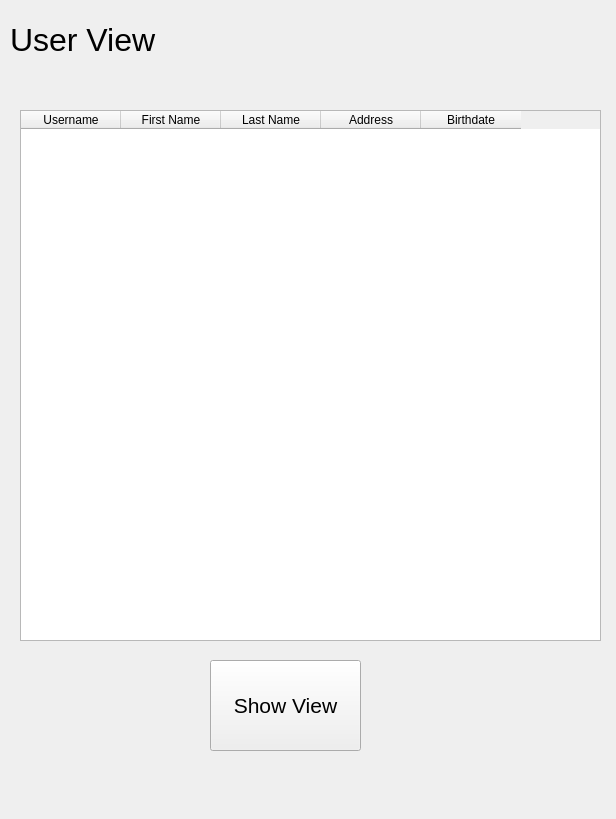
<?xml version="1.0" encoding="UTF-8"?>
<ui version="4.0">
 <class>Form</class>
 <widget class="QWidget" name="Form">
  <property name="geometry">
   <rect>
    <x>0</x>
    <y>0</y>
    <width>616</width>
    <height>819</height>
   </rect>
  </property>
  <property name="windowTitle">
   <string>Form</string>
  </property>
  <widget class="QLabel" name="label">
   <property name="geometry">
    <rect>
     <x>10</x>
     <y>10</y>
     <width>401</width>
     <height>61</height>
    </rect>
   </property>
   <property name="text">
    <string>&lt;html&gt;&lt;head/&gt;&lt;body&gt;&lt;p&gt;&lt;span style=&quot; font-size:24pt;&quot;&gt;User View&lt;/span&gt;&lt;/p&gt;&lt;/body&gt;&lt;/html&gt;</string>
   </property>
   <property name="margin">
    <number>3</number>
   </property>
  </widget>
  <widget class="QTableWidget" name="tableWidget">
   <property name="geometry">
    <rect>
     <x>20</x>
     <y>110</y>
     <width>581</width>
     <height>531</height>
    </rect>
   </property>
   <property name="alternatingRowColors">
    <bool>false</bool>
   </property>
   <property name="columnCount">
    <number>5</number>
   </property>
   <column>
    <property name="text">
     <string>Username</string>
    </property>
   </column>
   <column>
    <property name="text">
     <string>First Name</string>
    </property>
   </column>
   <column>
    <property name="text">
     <string>Last Name</string>
    </property>
   </column>
   <column>
    <property name="text">
     <string>Address</string>
    </property>
   </column>
   <column>
    <property name="text">
     <string>Birthdate</string>
    </property>
   </column>
  </widget>
  <widget class="QPushButton" name="tableButton">
   <property name="geometry">
    <rect>
     <x>210</x>
     <y>660</y>
     <width>151</width>
     <height>91</height>
    </rect>
   </property>
   <property name="font">
    <font>
     <pointsize>16</pointsize>
    </font>
   </property>
   <property name="text">
    <string>Show View</string>
   </property>
  </widget>
 </widget>
 <resources/>
 <connections/>
</ui>
